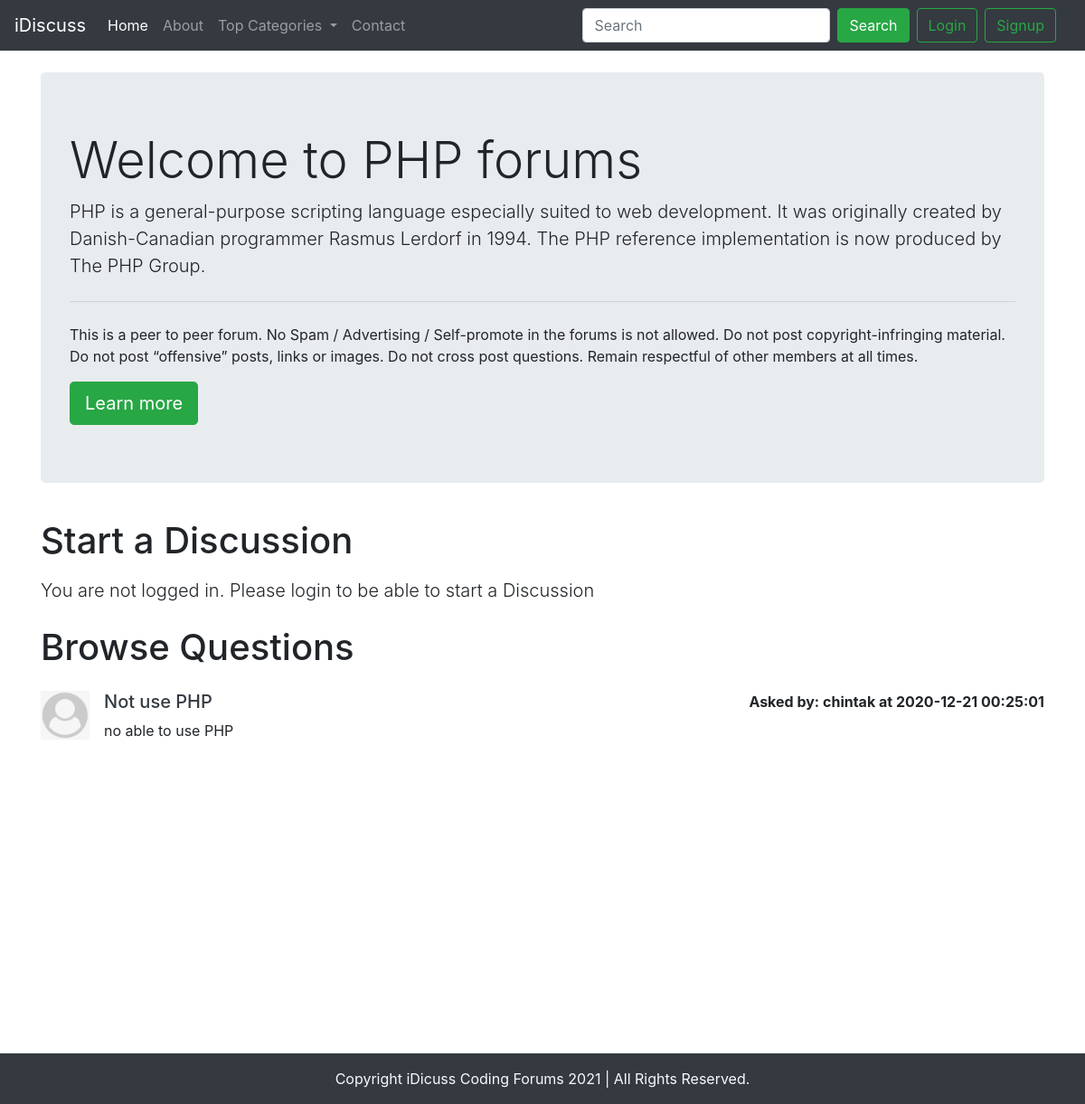
The app's page /threadlist.php?catid=1 with its own data.
### tables this page shows
CREATE TABLE IF NOT EXISTS `categories` (
  `category_id` int(8) NOT NULL AUTO_INCREMENT,
  `category_name` varchar(255) NOT NULL,
  `category_description` varchar(255) NOT NULL,
  `created` datetime NOT NULL DEFAULT CURRENT_TIMESTAMP,
  PRIMARY KEY (`category_id`)
);

CREATE TABLE IF NOT EXISTS `threads` (
  `thread_id` int(7) NOT NULL AUTO_INCREMENT,
  `thread_title` varchar(255) NOT NULL,
  `thread_desc` text NOT NULL,
  `thread_cat_id` int(7) NOT NULL,
  `thread_user_id` int(7) NOT NULL,
  `timestamp` datetime NOT NULL DEFAULT CURRENT_TIMESTAMP,
  PRIMARY KEY (`thread_id`)
);

CREATE TABLE IF NOT EXISTS `users` (
  `sno` int(8) NOT NULL AUTO_INCREMENT,
  `user_email` varchar(30) NOT NULL,
  `user_pass` varchar(255) NOT NULL,
  `timestamp` datetime NOT NULL DEFAULT CURRENT_TIMESTAMP,
  PRIMARY KEY (`sno`)
);

### threadlist.php (the view, shortened to what this page needs)
<!doctype html>
<html lang="en">
<head>
    <link rel="stylesheet" href="https://maxcdn.bootstrapcdn.com/bootstrap/4.0.0/css/bootstrap.min.css"
>
</head>
<body>
    <?php
        include('partials/header.php');
        include('partials/db_connect.php');
        $id = $_GET['catid'];
        $sql = "SELECT * FROM `categories` WHERE category_id=$id";
        $result = mysqli_query($conn, $sql);
        while($row = mysqli_fetch_assoc($result)){
            $catname = $row['category_name'];
            $catdesc = $row['category_description'];
        }
    ?>
    <div class="container my-4">
        <div class="jumbotron">
            <h1 class="display-4">Welcome to <?php echo $catname;?> forums</h1>
            <p class="lead"> <?php echo $catdesc;?></p>
            <hr class="my-4">
            <p>This is a peer to peer forum. No Spam / Advertising / Self-promote in the forums is not allowed. Do not
                post copyright-infringing material. Do not post “offensive” posts, links or images. Do not cross post
                questions. Remain respectful of other members at all times.</p>
            <a class="btn btn-success btn-lg" href="#" role="button">Learn more</a>
        </div>
    </div>
    <?php
    if(isset($_SESSION['loggedin']) && $_SESSION['loggedin']==true){
    echo '<div class="container">
            <h1 class="py-2">Start a Discussion</h1>
            <form action="'. $_SERVER["REQUEST_URI"] . '" method="post">
                <div class="form-group">
                    <label for="exampleInputEmail1">Problem Title</label>
                    <input type="text" class="form-control" id="title" name="title" aria-describedby="emailHelp">
                    <small id="emailHelp" class="form-text text-muted">Keep your title as short and crisp as
                        possible</small>
                </div>
                <input type="hidden" name="sno" value="'. $_SESSION["sno"]. '">
                <div class="form-group">
                    <label for="exampleFormControlTextarea1">Ellaborate Your Concern</label>
                    <textarea class="form-control" id="desc" name="desc" rows="3"></textarea>
                </div>
                <button type="submit" class="btn btn-success">Submit</button>
            </form>
        </div>';
    }
    else{
        echo '
        <div class="container">
        <h1 class="py-2">Start a Discussion</h1>
           <p class="lead">You are not logged in. Please login to be able to start a Discussion</p>
        </div>
        ';
    }
    ?>
<div class="container mb-5" id="ques">
        <h1 class="py-2">Browse Questions</h1>
    <?php
    $id = $_GET['catid'];
    $sql = "SELECT * FROM `threads` WHERE thread_cat_id=$id";
    $result = mysqli_query($conn, $sql);
    while($row = mysqli_fetch_assoc($result)){
        $id = $row['thread_id'];
        $title = $row['thread_title'];
        $desc = $row['thread_desc'];
        $thread_time = $row['timestamp'];
        $thread_user_id = $row['thread_user_id'];
        $sql2 = "SELECT user_email FROM `users` WHERE sno='$thread_user_id'";
        $result2 = mysqli_query($conn, $sql2);
        $row2 = mysqli_fetch_assoc($result2);
        echo '<div class="media my-3">
            <img src="img/user.png" width="54px" class="mr-3" alt="...">
            <div class="media-body">'.
             '<h5 class="mt-0"> <a class="text-dark" href="thread.php?threadid=' . $id. '">'. $title . ' </a></h5>
                '. $desc . ' </div>'.'<div class="font-weight-bold my-0"> Asked by: '. $row2['user_email'] . ' at '. $thread_time. '</div>'.
        '</div>';
        }
    ?>
    </div>
    <?php
        include('partials/footer.php');
    ?>
</body>
</html>

### threadlist.php (style rules this page uses)
#ques { min-height: 433px; }

### records on screen
categories: category_name "PHP", category_description "PHP is a general-purpose scripting language especially suited to web development. It was originally created by Danish-Canadian programmer Rasmus Lerdorf in 1994. The PHP reference implementation is now produced by The PHP Group."
threads: thread_title "Not use PHP", thread_desc "no able to use PHP", users.user_email "chintak", timestamp "2020-12-21 00:25:01"
